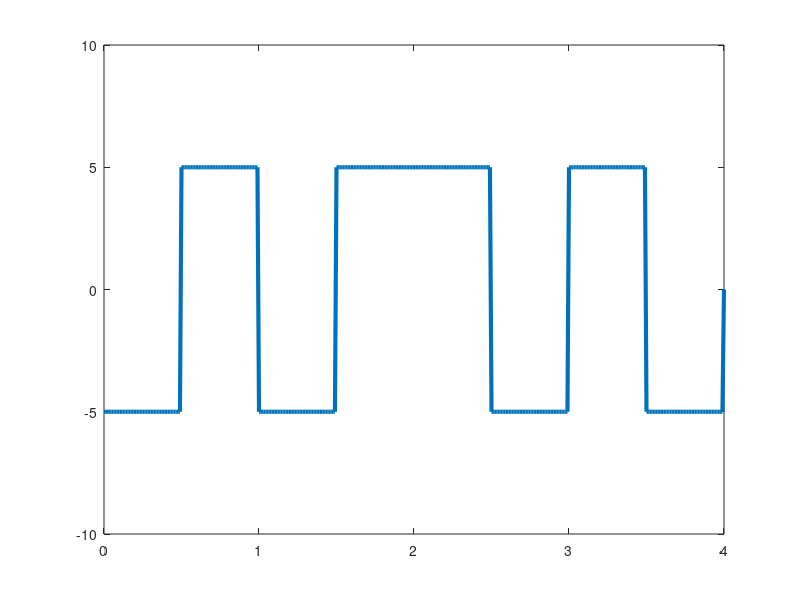

MATLAB code for this plot:
bits=[0 1 0 1 ];
bitduration=1;
T=length(bits)*bitduration;
fs=100;
t=0:bitduration/fs:T;

x=zeros(1,length(t));



# Encoding...

previous=5;

for i=1:length(bits)

    if(bits(i)==1)


      x((i-1)*fs+1:(i*fs-fs/2))=previous;
      x((i*fs-fs/2)+1:i*fs)=-previous;



     else

       previous=-previous;
       x((i-1)*fs+1:(i*fs-fs/2))=previous;
       x((i*fs-fs/2)+1:i*fs)=-previous;


    endif



endfor




plot(t,x,'Linewidth',3);
xlim([0,T]);
ylim([-10 10]);


counter=0;

# Decoding...
previous=5;
for i=1:fs:length(x)-1
  counter=counter+1;
    if(x(i)==previous)
      result(counter)=1;
    else
       result(counter)=0;
       previous=-previous;

    endif
  endfor

  result
